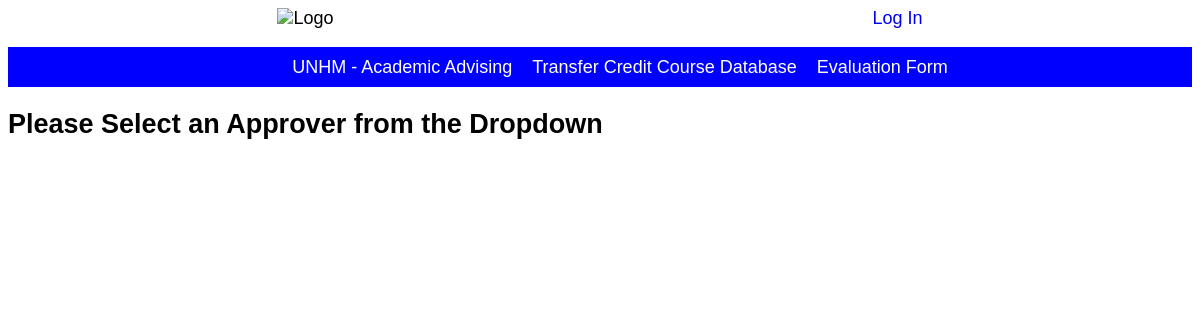
The page /approvers on the database as committed earlier.
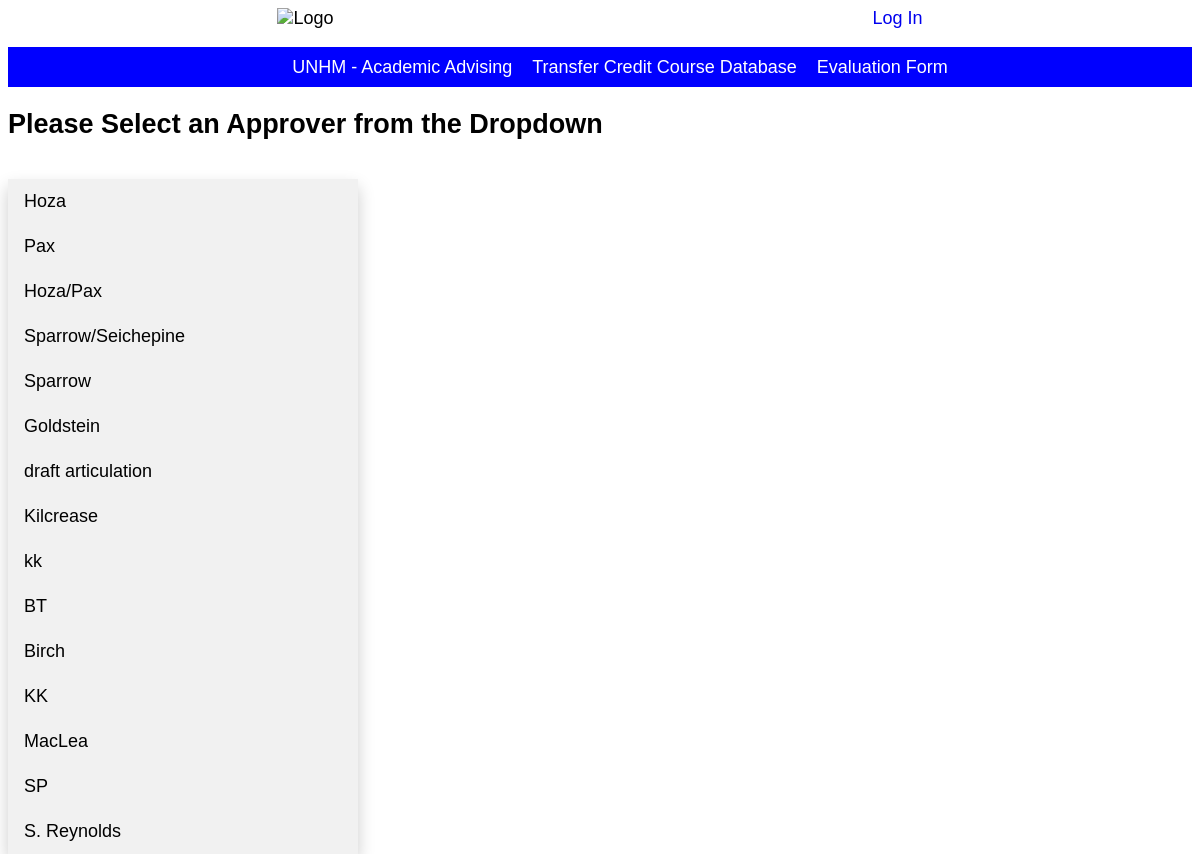
The same page on the database as committed later.
### transfer/models/model_approver.py (models this page shows, shortened)
class Approver(models.Model):
    approver_name = models.CharField(max_length=30, blank=True, null=True)

### transfer/views/approver_view.py (the view)
# urls.py: path('approvers', ApproverListView.as_view(), name='approver'),
class ApproverListView(ListView):
    model = Approver
    template_name = 'approver/approver_home.html'

### transfer/templates/approver/approver_home.html
{% extends "base.html" %}
{% load static %}
{% block content %}
<h2>Please Select an Approver from the Dropdown</h2>
<div class="dropdown">
  <div id="myDropdown" class="dropdown-content">
    {% for approver in object_list %}
    <a href="">{{ approver.approver_name }}</a>
    {% endfor %}
    </div>
    </div>
{% endblock %}

### transfer/templates/base.html (shortened to what this page needs)
{% load static %}
<!DOCTYPE html>
<html lang="en" dir="ltr">
  <head>
    <link rel="stylesheet" href="{% static 'css/base.css' %}">
  </head>
  <body>
    {% include "partials/_navbar.html" %}
    {% block content %}
    {% endblock content %}
  </body>
</html>

### transfer/templates/partials/_navbar.html
{% load static %}
<header>
  <img src="https://paulcollege.unh.edu/cep/sites/paulcollege.unh.edu.cep/themes/cep/logo.png" alt="Logo">
  <a href="#">Log In</a>
</header>
<nav class="navbar">
  <ul>
    <li><a href="https://manchester.unh.edu/academics/academic-advising">UNHM - Academic Advising</a></li>
    <li><a href="{% url 'home' %}">Transfer Credit Course Database</a></li>
    <li><a href="#">Evaluation Form</a></li>
  </ul>
</nav>

### transfer/static/css/base.css (style rules this page uses)
body { font-family: 'Source Sans Pro', sans-serif; font-size:18px; }
header { display: flex; justify-content: space-around; align-items: center; }
header a { text-decoration: none; }
.navbar { width: 100%; }
.navbar ul { display: flex; justify-content: center; align-items: center; height: 40px; background-color: blue; }
.navbar ul li { list-style-type: none; color: #fff; margin: 0 10px; }
.navbar ul li a { text-decoration: none; color: white; }
.dropdown { position: relative; display: inline-block; }
.dropdown-content { position: absolute; background-color: #f1f1f1; min-width: 350px; box-shadow: 0px 8px 16px 0px rgba(0,0,0,0.2); z-index: 1; }
.dropdown-content a { color: black; padding: 12px 16px; text-decoration: none; display: block; }

Rows that differ between the two databases and show on the page:
added Approver: approver_name "Hoza"
added Approver: approver_name "Pax"
added Approver: approver_name "Hoza/Pax"
added Approver: approver_name "Sparrow/Seichepine"
added Approver: approver_name "Sparrow"
added Approver: approver_name "Goldstein"
added Approver: approver_name "draft articulation"
added Approver: approver_name "Kilcrease"
added Approver: approver_name "kk"
added Approver: approver_name "BT"
added Approver: approver_name "Birch"
added Approver: approver_name "KK"
added Approver: approver_name "MacLea"
added Approver: approver_name "SP"
added Approver: approver_name "S. Reynolds"
